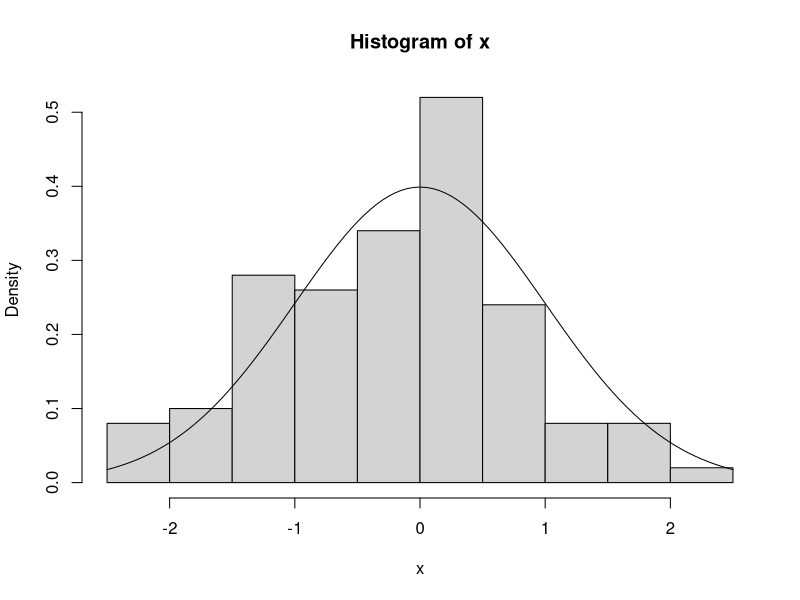

Write the R code that produced this figure.
# 1. Изучить метод  построения гистограммы. Изучили.
# 2. Построить гистограмму и эмпирическую функцию распределения непрерывных случайных величин.

# Случайные величины в нормальном распределении
# layout(matrix(c(1,1,2,3), 2, 2, byrow = TRUE))

# x <- rnorm(100,0,1)
x <- rnorm(100)
hist(x, freq = FALSE)
curve(dnorm(x), add = TRUE)
